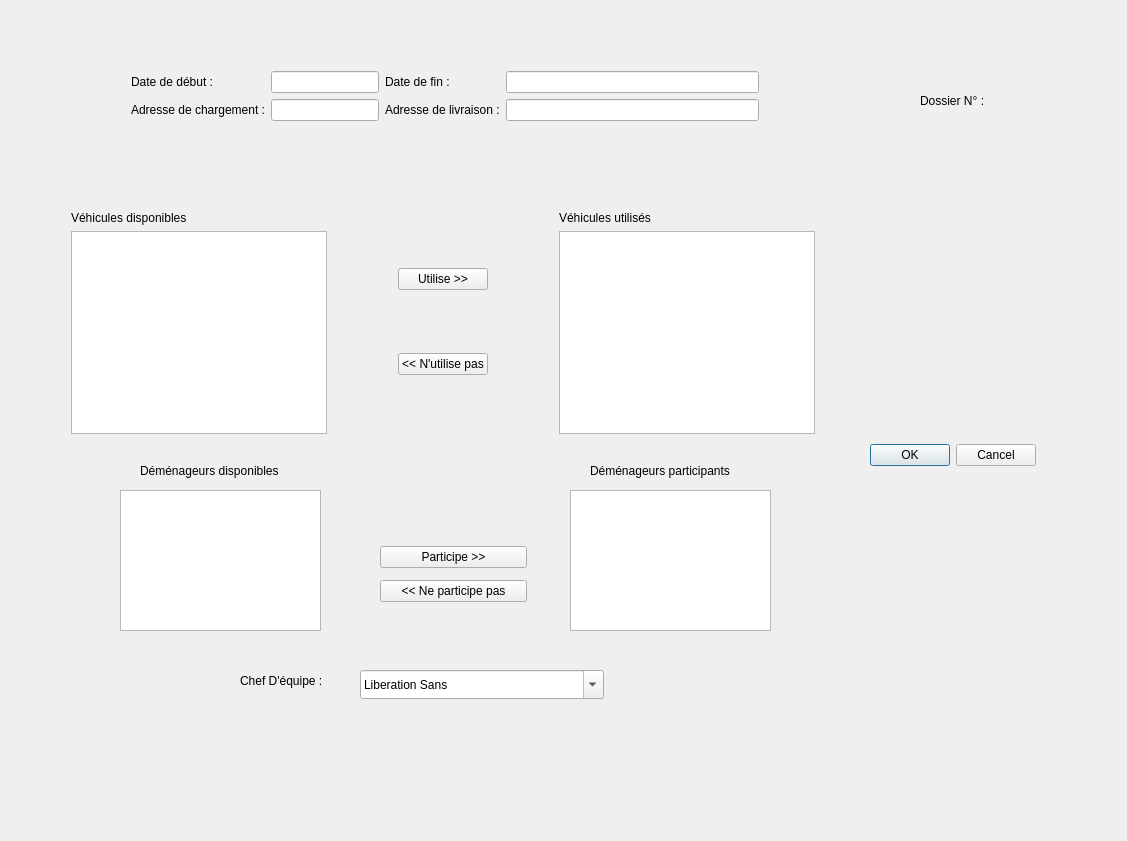
<?xml version="1.0" encoding="UTF-8"?>
<ui version="4.0">
 <class>DialogAjoutDossierCommercial</class>
 <widget class="QDialog" name="DialogAjoutDossierCommercial">
  <property name="geometry">
   <rect>
    <x>0</x>
    <y>0</y>
    <width>1127</width>
    <height>841</height>
   </rect>
  </property>
  <property name="windowTitle">
   <string>Dialog</string>
  </property>
  <widget class="QDialogButtonBox" name="buttonBox">
   <property name="geometry">
    <rect>
     <x>860</x>
     <y>440</y>
     <width>176</width>
     <height>31</height>
    </rect>
   </property>
   <property name="orientation">
    <enum>Qt::Horizontal</enum>
   </property>
   <property name="standardButtons">
    <set>QDialogButtonBox::Cancel|QDialogButtonBox::Ok</set>
   </property>
  </widget>
  <widget class="QListView" name="listView_3">
   <property name="geometry">
    <rect>
     <x>120</x>
     <y>490</y>
     <width>201</width>
     <height>141</height>
    </rect>
   </property>
  </widget>
  <widget class="QListView" name="listView_4">
   <property name="geometry">
    <rect>
     <x>570</x>
     <y>490</y>
     <width>201</width>
     <height>141</height>
    </rect>
   </property>
  </widget>
  <widget class="QFontComboBox" name="fontComboBoxChefEquipeCommercial">
   <property name="geometry">
    <rect>
     <x>360</x>
     <y>670</y>
     <width>244</width>
     <height>29</height>
    </rect>
   </property>
  </widget>
  <widget class="QLabel" name="labelChefEquipeCommercial">
   <property name="geometry">
    <rect>
     <x>240</x>
     <y>670</y>
     <width>100</width>
     <height>21</height>
    </rect>
   </property>
   <property name="text">
    <string>Chef D'équipe :</string>
   </property>
  </widget>
  <widget class="QLabel" name="label_4">
   <property name="geometry">
    <rect>
     <x>590</x>
     <y>460</y>
     <width>174</width>
     <height>21</height>
    </rect>
   </property>
   <property name="text">
    <string>Déménageurs participants</string>
   </property>
  </widget>
  <widget class="QLabel" name="label_5">
   <property name="geometry">
    <rect>
     <x>140</x>
     <y>460</y>
     <width>168</width>
     <height>21</height>
    </rect>
   </property>
   <property name="text">
    <string>Déménageurs disponibles</string>
   </property>
  </widget>
  <widget class="QLabel" name="label_6">
   <property name="geometry">
    <rect>
     <x>920</x>
     <y>90</y>
     <width>89</width>
     <height>21</height>
    </rect>
   </property>
   <property name="text">
    <string>Dossier N° :   </string>
   </property>
  </widget>
  <widget class="QWidget" name="">
   <property name="geometry">
    <rect>
     <x>131</x>
     <y>71</y>
     <width>628</width>
     <height>78</height>
    </rect>
   </property>
   <layout class="QFormLayout" name="formLayout">
    <item row="0" column="0">
     <layout class="QHBoxLayout" name="horizontalLayout">
      <item>
       <layout class="QVBoxLayout" name="verticalLayout_2">
        <item>
         <widget class="QLabel" name="labelDateDebutCommercial">
          <property name="text">
           <string>Date de début :</string>
          </property>
         </widget>
        </item>
        <item>
         <widget class="QLabel" name="labelChargementCommercial">
          <property name="text">
           <string>Adresse de chargement :</string>
          </property>
         </widget>
        </item>
       </layout>
      </item>
      <item>
       <layout class="QVBoxLayout" name="verticalLayout">
        <item>
         <widget class="QLineEdit" name="lineEditDateDebutCommercial"/>
        </item>
        <item>
         <widget class="QLineEdit" name="lineEditChargementCommercial"/>
        </item>
       </layout>
      </item>
     </layout>
    </item>
    <item row="0" column="1">
     <layout class="QHBoxLayout" name="horizontalLayout_2">
      <item>
       <layout class="QVBoxLayout" name="verticalLayout_4">
        <item>
         <widget class="QLabel" name="labelDateFinCommercial">
          <property name="text">
           <string>Date de fin :</string>
          </property>
         </widget>
        </item>
        <item>
         <widget class="QLabel" name="labelLivraisonCommercial">
          <property name="text">
           <string>Adresse de livraison :</string>
          </property>
         </widget>
        </item>
       </layout>
      </item>
      <item>
       <layout class="QVBoxLayout" name="verticalLayout_3">
        <item>
         <widget class="QLineEdit" name="lineEditDateFinCommercial"/>
        </item>
        <item>
         <widget class="QLineEdit" name="lineEditLivraisonCommercial"/>
        </item>
       </layout>
      </item>
     </layout>
    </item>
   </layout>
  </widget>
  <widget class="QWidget" name="">
   <property name="geometry">
    <rect>
     <x>380</x>
     <y>540</y>
     <width>147</width>
     <height>70</height>
    </rect>
   </property>
   <layout class="QGridLayout" name="gridLayout_2">
    <item row="0" column="0">
     <widget class="QPushButton" name="pushButton_3">
      <property name="text">
       <string>Participe &gt;&gt;</string>
      </property>
     </widget>
    </item>
    <item row="1" column="0">
     <widget class="QPushButton" name="pushButton_4">
      <property name="text">
       <string>&lt;&lt; Ne participe pas</string>
      </property>
     </widget>
    </item>
   </layout>
  </widget>
  <widget class="QWidget" name="">
   <property name="geometry">
    <rect>
     <x>71</x>
     <y>211</y>
     <width>744</width>
     <height>223</height>
    </rect>
   </property>
   <layout class="QHBoxLayout" name="horizontalLayout_4">
    <item>
     <layout class="QGridLayout" name="gridLayout_4">
      <item row="0" column="0">
       <widget class="QLabel" name="label_2">
        <property name="text">
         <string>Véhicules disponibles</string>
        </property>
       </widget>
      </item>
      <item row="1" column="0">
       <widget class="QListView" name="listView"/>
      </item>
     </layout>
    </item>
    <item>
     <layout class="QHBoxLayout" name="horizontalLayout_3">
      <item>
       <spacer name="horizontalSpacer">
        <property name="orientation">
         <enum>Qt::Horizontal</enum>
        </property>
        <property name="sizeHint" stdset="0">
         <size>
          <width>40</width>
          <height>20</height>
         </size>
        </property>
       </spacer>
      </item>
      <item>
       <layout class="QGridLayout" name="gridLayout">
        <item row="0" column="0">
         <widget class="QPushButton" name="pushButton">
          <property name="text">
           <string>Utilise &gt;&gt;</string>
          </property>
         </widget>
        </item>
        <item row="1" column="0">
         <widget class="QPushButton" name="pushButton_2">
          <property name="text">
           <string>&lt;&lt; N'utilise pas</string>
          </property>
         </widget>
        </item>
       </layout>
      </item>
      <item>
       <spacer name="horizontalSpacer_2">
        <property name="orientation">
         <enum>Qt::Horizontal</enum>
        </property>
        <property name="sizeHint" stdset="0">
         <size>
          <width>40</width>
          <height>20</height>
         </size>
        </property>
       </spacer>
      </item>
     </layout>
    </item>
    <item>
     <layout class="QGridLayout" name="gridLayout_3">
      <item row="0" column="0">
       <widget class="QLabel" name="label_3">
        <property name="text">
         <string>Véhicules utilisés</string>
        </property>
       </widget>
      </item>
      <item row="1" column="0">
       <widget class="QListView" name="listView_2"/>
      </item>
     </layout>
    </item>
   </layout>
  </widget>
 </widget>
 <resources/>
 <connections>
  <connection>
   <sender>buttonBox</sender>
   <signal>accepted()</signal>
   <receiver>DialogAjoutDossierCommercial</receiver>
   <slot>accept()</slot>
   <hints>
    <hint type="sourcelabel">
     <x>248</x>
     <y>254</y>
    </hint>
    <hint type="destinationlabel">
     <x>157</x>
     <y>274</y>
    </hint>
   </hints>
  </connection>
  <connection>
   <sender>buttonBox</sender>
   <signal>rejected()</signal>
   <receiver>DialogAjoutDossierCommercial</receiver>
   <slot>reject()</slot>
   <hints>
    <hint type="sourcelabel">
     <x>316</x>
     <y>260</y>
    </hint>
    <hint type="destinationlabel">
     <x>286</x>
     <y>274</y>
    </hint>
   </hints>
  </connection>
 </connections>
</ui>
